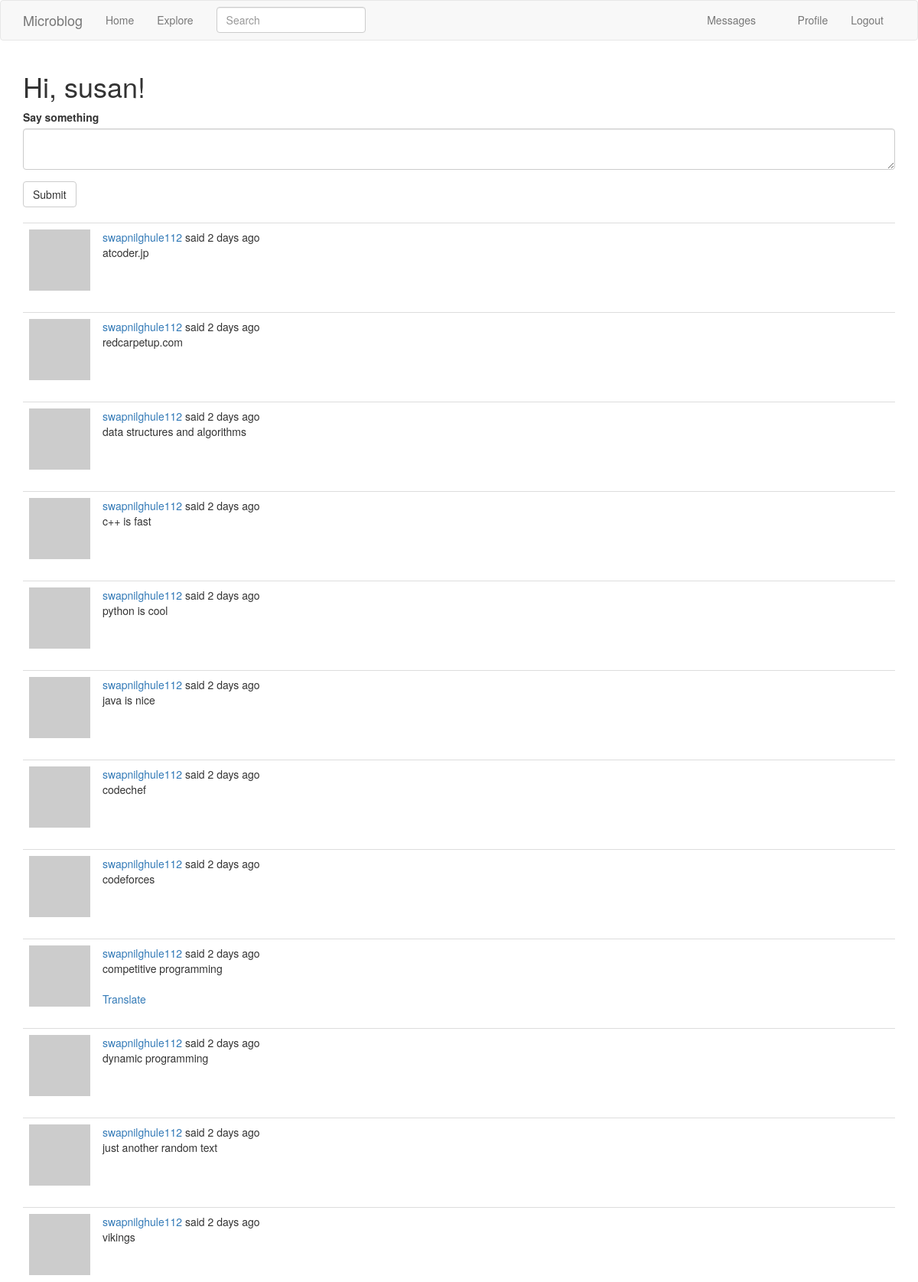
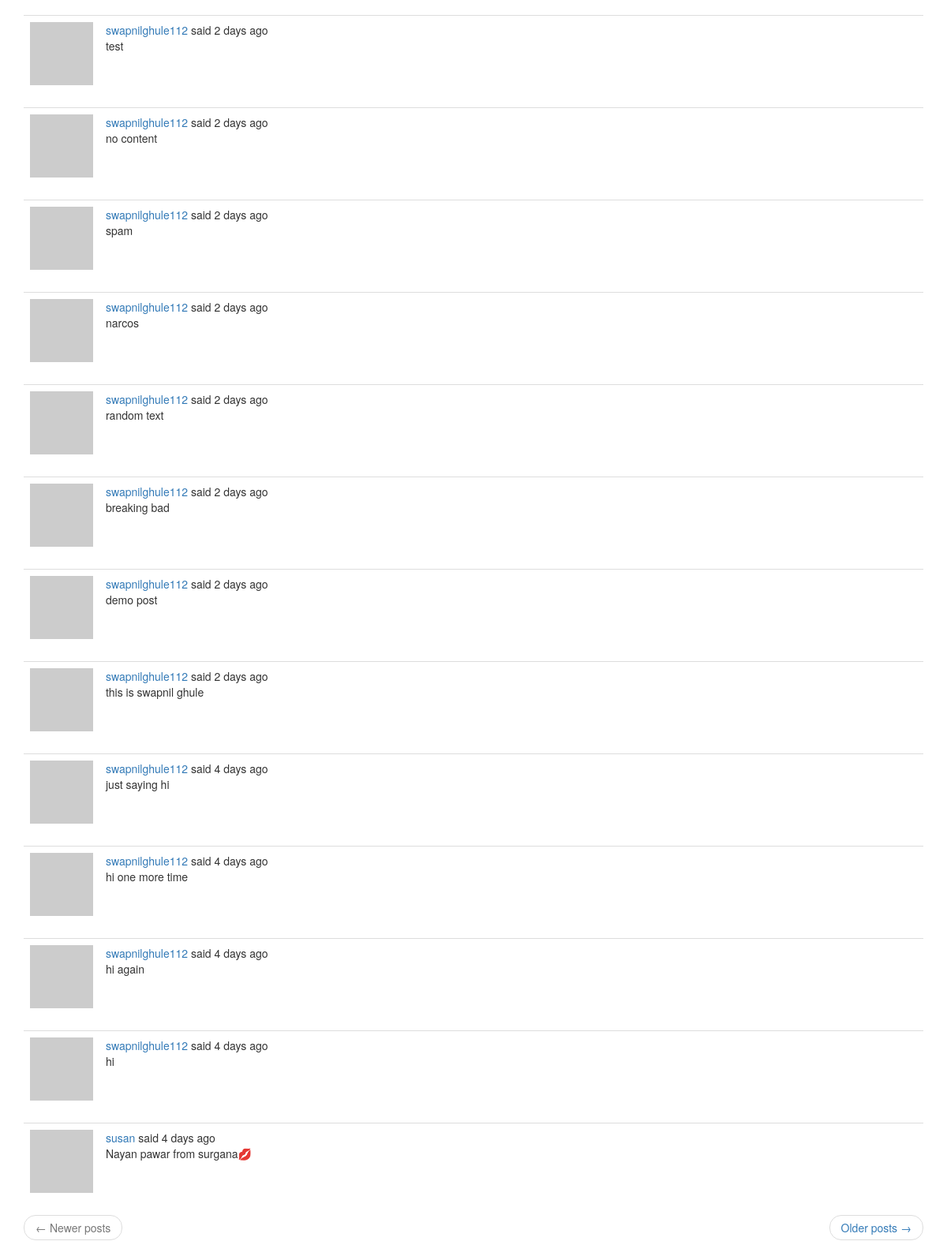
The page /index (signed in) on the database its author committed (2 pictures, top to bottom).
### app/models.py (models this page shows, shortened)
class PaginatedAPIMixin(object):
    @staticmethod
    def to_collection_dict(query, page, per_page, endpoint, **kwargs):
        resources = query.paginate(page, per_page, False)
        data = {
            'items': [item.to_dict() for item in resources.items],
            '_meta': {
                'page': page,
                'per_page': per_page,
                'total_pages': resources.pages,
                'total_items': resources.total
            },
            '_links': {
                'self': url_for(endpoint, page=page, per_page=per_page,
                                **kwargs),
                'next': url_for(endpoint, page=page + 1, per_page=per_page,
                                **kwargs) if resources.has_next else None,
                'prev': url_for(endpoint, page=page - 1, per_page=per_page,
                                **kwargs) if resources.has_prev else None
            }
        }
        return data

class User(UserMixin, PaginatedAPIMixin, db.Model):
    id = db.Column(db.Integer, primary_key=True)
    username = db.Column(db.String(64), index=True, unique=True)
    email = db.Column(db.String(120), index=True, unique=True)
    password_hash = db.Column(db.String(128))
    posts = db.relationship('Post', backref='author', lazy='dynamic')
    about_me = db.Column(db.String(140))
    last_seen = db.Column(db.DateTime, default=datetime.utcnow)
    token = db.Column(db.String(32), index=True, unique=True)
    token_expiration = db.Column(db.DateTime)
    followed = db.relationship(
        'User', secondary=followers,
        primaryjoin=(followers.c.follower_id == id),
        secondaryjoin=(followers.c.followed_id == id),
        backref=db.backref('followers', lazy='dynamic'), lazy='dynamic')
    messages_sent = db.relationship('Message',
                                    foreign_keys='Message.sender_id',
                                    backref='author', lazy='dynamic')
    messages_received = db.relationship('Message',
                                        foreign_keys='Message.recipient_id',
                                        backref='recipient', lazy='dynamic')
    last_message_read_time = db.Column(db.DateTime)
    notifications = db.relationship('Notification', backref='user',
                                    lazy='dynamic')
    tasks = db.relationship('Task', backref='user', lazy='dynamic')
    def avatar(self, size):
        digest = md5(self.email.lower().encode('utf-8')).hexdigest()
        return 'https://www.gravatar.com/avatar/{}?d=identicon&s={}'.format(
            digest, size)
    def followed_posts(self):
        followed = Post.query.join(
            followers, (followers.c.followed_id == Post.user_id)).filter(
                followers.c.follower_id == self.id)
        own = Post.query.filter_by(user_id=self.id)
        return followed.union(own).order_by(Post.timestamp.desc())
    def new_messages(self):
        last_read_time = self.last_message_read_time or datetime(1900, 1, 1)
        return Message.query.filter_by(recipient=self).filter(
            Message.timestamp > last_read_time).count()
    def get_tasks_in_progress(self):
        return Task.query.filter_by(user=self, complete=False).all()

class SearchableMixin(object):
    @classmethod
    def before_commit(cls, session):
        session._changes = {
            'add': list(session.new),
            'update': list(session.dirty),
            'delete': list(session.deleted)
        }
    @classmethod
    def after_commit(cls, session):
        for obj in session._changes['add']:
            if isinstance(obj, SearchableMixin):
                add_to_index(obj.__tablename__, obj)
        for obj in session._changes['update']:
            if isinstance(obj, SearchableMixin):
                add_to_index(obj.__tablename__, obj)
        for obj in session._changes['delete']:
            if isinstance(obj, SearchableMixin):
                remove_from_index(obj.__tablename__, obj)
        session._changes = None

class Post(SearchableMixin, db.Model):
    __searchable__ = ['body']
    id = db.Column(db.Integer, primary_key=True)
    body = db.Column(db.String(140))
    timestamp = db.Column(db.DateTime, index=True, default=datetime.utcnow)
    user_id = db.Column(db.Integer, db.ForeignKey('user.id'))
    language = db.Column(db.String(5))

### app/main/routes.py (the view, shortened to what this page needs)
@bp.route('/', methods=['GET', 'POST'])
@bp.route('/index', methods=['GET', 'POST'])
@login_required
def index():
    form = PostForm()
    page = request.args.get('page', 1, type=int)
    posts = current_user.followed_posts().paginate(
        page, current_app.config['POSTS_PER_PAGE'], False)
    next_url = url_for('main.index', page=posts.next_num) \
        if posts.has_next else None
    prev_url = url_for('main.index', page=posts.prev_num) \
        if posts.has_prev else None
    return render_template('index.html', title=_('Home'), form=form,
                           posts=posts.items, next_url=next_url,
                           prev_url=prev_url)

### app/main/forms.py
class SearchForm(FlaskForm):
    q = StringField(_l('Search'), validators=[DataRequired()])
    def __init__(self, *args, **kwargs):
        if 'formdata' not in kwargs:
            kwargs['formdata'] = request.args
        if 'csrf_enabled' not in kwargs:
            kwargs['csrf_enabled'] = False
        super(SearchForm, self).__init__(*args, **kwargs)

class PostForm(FlaskForm):
    post = TextAreaField(_l('Say something'), validators=[DataRequired()])
    submit = SubmitField(_l('Submit'))

### app/main/routes.py (called while the page is built)
@bp.before_app_request
def before_request():
    if current_user.is_authenticated:
        current_user.last_seen = datetime.utcnow()
        db.session.commit()
        g.search_form = SearchForm()
    g.locale = str(get_locale())

### app/models.py (called while the page is built)
@login.user_loader
def load_user(id):
    return User.query.get(int(id))

### app/templates/index.html
{% extends "base.html" %}
{% import 'bootstrap/wtf.html' as wtf %}
{% block app_content %}
    <h1>{{ _('Hi, %(username)s!', username=current_user.username) }}</h1>
    {% if form %}
    {{ wtf.quick_form(form) }}
    <br>
    {% endif %}
    {% for post in posts %}
        {% include '_post.html' %}
    {% endfor %}
    <nav aria-label="...">
        <ul class="pager">
            <li class="previous{% if not prev_url %} disabled{% endif %}">
                <a href="{{ prev_url or '#' }}">
                    <span aria-hidden="true">&larr;</span> {{ _('Newer posts') }}
                </a>
            </li>
            <li class="next{% if not next_url %} disabled{% endif %}">
                <a href="{{ next_url or '#' }}">
                    {{ _('Older posts') }} <span aria-hidden="true">&rarr;</span>
                </a>
            </li>
        </ul>
    </nav>
{% endblock %}

### app/templates/_post.html (shortened to what this page needs)
<table class="table table-hover">
    <tr>
        <td width="70px">
            <a href="{{ url_for('main.user', username=post.author.username) }}">
                <img src="{{ post.author.avatar(70) }}" />
            </a>
        </td>
        <td>
            {{ _('%(username)s said %(when)s',
                username=user_link, when=moment(post.timestamp).fromNow()) }}
            <br>
            <span id="post{{ post.id }}">{{ post.body }}</span>
            {% if post.language and post.language != g.locale %}
            <br><br>
            <span id="translation{{ post.id }}">
                <a href="javascript:translate(
                            '#post{{ post.id }}',
                            '#translation{{ post.id }}',
                            '{{ post.language }}',
                            '{{ g.locale }}');">{{ _('Translate') }}</a>
            </span>
            {% endif %}
        </td>
    </tr>
</table>

### rows shown on the page
Post: body "atcoder.jp"
Post: body "redcarpetup.com"
Post: body "data structures and algorithms"
Post: body "c++ is fast"
Post: body "python is cool"
Post: body "java is nice"
Post: body "codechef"
Post: body "codeforces"
Post: body "competitive programming"
Post: body "dynamic programming"
Post: body "just another random text"
Post: body "vikings"
Post: body "test"
Post: body "no content"
Post: body "spam"
Post: body "narcos"
Post: body "random text"
Post: body "breaking bad"
Post: body "demo post"
Post: body "this is swapnil ghule"
Post: body "just saying hi"
Post: body "hi one more time"
Post: body "hi again"
Post: body "hi"
Post: body "Nayan pawar from surgana💋"
